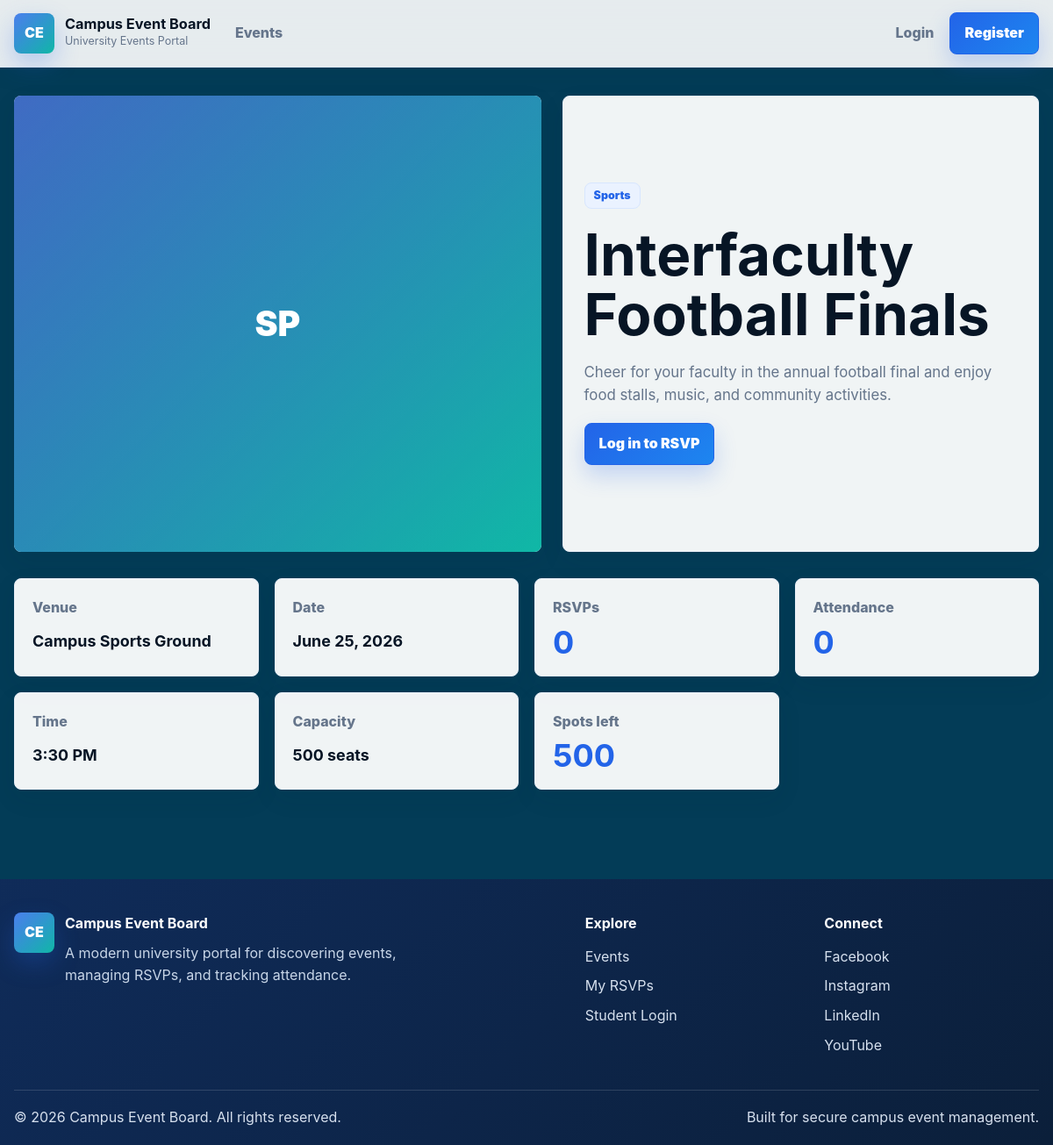
/event.php?id=3, run on the app's committed database.
### tables this page shows
CREATE TABLE events (
    id INT UNSIGNED AUTO_INCREMENT PRIMARY KEY,
    title VARCHAR(180) NOT NULL,
    description TEXT NOT NULL,
    category VARCHAR(80) NOT NULL,
    location VARCHAR(160) NOT NULL,
    event_date DATE NOT NULL,
    event_time TIME NOT NULL,
    capacity INT UNSIGNED NOT NULL,
    image VARCHAR(255) DEFAULT NULL,
    is_featured TINYINT(1) NOT NULL DEFAULT 0,
    created_by INT UNSIGNED DEFAULT NULL,
    created_at TIMESTAMP NOT NULL DEFAULT CURRENT_TIMESTAMP,
    updated_at TIMESTAMP NULL DEFAULT NULL ON UPDATE CURRENT_TIMESTAMP,
    CONSTRAINT fk_events_created_by
        FOREIGN KEY (created_by)
        REFERENCES users(id)
        ON DELETE SET NULL
);

### includes/auth.php (called while the page is built, shortened)
<?php
function isLoggedIn(): bool
{
    return isset($_SESSION['user_id'], $_SESSION['user_role']);
}

### event.php (the view, shortened to what this page needs)
<?php
require_once __DIR__ . '/config/db.php';
require_once __DIR__ . '/includes/auth.php';
$eventId = filter_input(INPUT_GET, 'id', FILTER_VALIDATE_INT);
$eventStatement = $pdo->prepare(
    'SELECT
        e.*,
        COUNT(DISTINCT CASE WHEN r.status = "going" THEN r.id END) AS rsvp_count,
        COUNT(DISTINCT a.id) AS attendance_count
     FROM events e
     LEFT JOIN rsvps r ON r.event_id = e.id
     LEFT JOIN attendance a ON a.rsvp_id = r.id
     WHERE e.id = :event_id
     GROUP BY e.id
     LIMIT 1'
);
$eventStatement->execute([
    ':event_id' => $eventId,
]);
$event = $eventStatement->fetch();
$userRsvp = null;
$eventDate = date('F j, Y', strtotime($event['event_date']));
$eventTime = date('g:i A', strtotime($event['event_time']));
$capacity = (int) $event['capacity'];
$rsvpCount = (int) $event['rsvp_count'];
$attendanceCount = (int) $event['attendance_count'];
$spotsLeft = max(0, $capacity - $rsvpCount);
$isFull = $spotsLeft === 0;
$imagePath = $event['image'] ? 'assets/uploads/' . $event['image'] : '';
$isGoing = $userRsvp && $userRsvp['status'] === 'going';
require_once __DIR__ . '/includes/header.php';
?>
<section class="event-detail-hero">
    <div class="event-detail-media">
        <?php if ($imagePath !== ''): ?>
            <img src="<?php echo htmlspecialchars($imagePath, ENT_QUOTES, 'UTF-8'); ?>" alt="<?php echo htmlspecialchars($event['title'], ENT_QUOTES, 'UTF-8'); ?>">
        <?php else: ?>
            <div class="event-image-fallback event-detail-fallback">
                <span><?php echo htmlspecialchars(substr($event['category'], 0, 2), ENT_QUOTES, 'UTF-8'); ?></span>
            </div>
        <?php endif; ?>
    </div>
    <div class="event-detail-summary">
        <div class="event-meta-row">
            <span class="badge"><?php echo htmlspecialchars($event['category'], ENT_QUOTES, 'UTF-8'); ?></span>
        </div>
        <h1><?php echo htmlspecialchars($event['title'], ENT_QUOTES, 'UTF-8'); ?></h1>
        <p class="event-detail-description">
            <?php echo nl2br(htmlspecialchars($event['description'], ENT_QUOTES, 'UTF-8')); ?>
        </p>
        <div class="event-action-panel">
            <?php if (!isLoggedIn()): ?>
                <a class="btn btn-primary" href="login.php">Log in to RSVP</a>
            <?php elseif (isAdmin()): ?>
                <a class="btn btn-primary" href="admin/edit_event.php?id=<?php echo htmlspecialchars((string) $event['id'], ENT_QUOTES, 'UTF-8'); ?>">Edit event</a>
            <?php elseif ($isFull): ?>
                <button class="btn btn-disabled" type="button" disabled>Event full</button>
            <?php endif; ?>
        </div>
    </div>
</section>
<section class="content-section event-info-section">
    <div class="event-info-grid">
        <article class="info-card">
            <span class="info-label">Venue</span>
            <strong><?php echo htmlspecialchars($event['location'], ENT_QUOTES, 'UTF-8'); ?></strong>
        </article>
        <article class="info-card">
            <span class="info-label">Date</span>
            <strong><?php echo htmlspecialchars($eventDate, ENT_QUOTES, 'UTF-8'); ?></strong>
        </article>
        <article class="info-card">
            <span class="info-label">Time</span>
            <strong><?php echo htmlspecialchars($eventTime, ENT_QUOTES, 'UTF-8'); ?></strong>
        </article>
        <article class="info-card">
            <span class="info-label">Capacity</span>
            <strong><?php echo htmlspecialchars((string) $capacity, ENT_QUOTES, 'UTF-8'); ?> seats</strong>
        </article>
    </div>
    <div class="event-metrics-grid">
        <article class="metric-card">
            <span>RSVPs</span>
            <strong><?php echo htmlspecialchars((string) $rsvpCount, ENT_QUOTES, 'UTF-8'); ?></strong>
        </article>
        <article class="metric-card">
            <span>Attendance</span>
            <strong><?php echo htmlspecialchars((string) $attendanceCount, ENT_QUOTES, 'UTF-8'); ?></strong>
        </article>
        <article class="metric-card">
            <span>Spots left</span>
            <strong><?php echo htmlspecialchars((string) $spotsLeft, ENT_QUOTES, 'UTF-8'); ?></strong>
        </article>
    </div>
</section>
<?php require_once __DIR__ . '/includes/footer.php'; ?>

### data on the page
events: category "SP", category "Sports", title "Interfaculty Football Finals", description "Cheer for your faculty in the annual football final and enjoy food stalls, music, and community activities.", location "Campus Sports Ground", event_date "June 25, 2026", event_time "3:30 PM", capacity "500"

### other printed values
$rsvpCount "0"
$attendanceCount "0"
